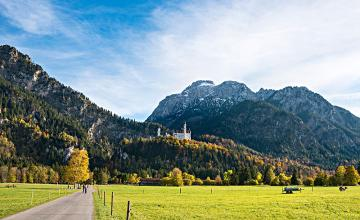
#> input picture OpenCV/Images/m2m.jpg, 360 x 220 px, found by its file name
$ python ROI_img.py
#> lines starting #> are read from the running program, lines starting #| are printed output that depends on the picture; after the words box and inside, x2 and y2 are one past the last pixel; in counts of white or black regions, pixels touching at a corner belong together
#> further down, image is the input picture: shape (220, 360, 3); mean B, G, R 141, 149, 132.6
"""
    ROI ： 感兴趣区域
    需求： 实现彩色图片 ROI区域 的灰度显示
           泛洪填充
"""

import cv2
import numpy as np

def fill_color_demo(image):
    """
        彩色图像 漫水填充 算法
    """
    copyImg = image.copy()  # 先拷贝一份
    h,w = image.shape[:2]  # 获取图像 的 高，宽

    # 构建一个掩码层[全 0矩阵]， 如果想要 全图掩码，则必须比原图 上下左右分别大 1，也就是 h+2, w+2 【该掩码层 是个 二维矩阵 单通道，不用 3通道】
    mask = np.zeros([h+2,w+2],np.uint8)

    # 漫水填充 算法
    # 参数1： 想要填充的图层， 参数2： 掩码层， 参数3： 种子点（以哪个像素值为参照）
    # 参数4： 填充颜色（rgb）， 参数5： 以种子点的像素值 为参照 的 下限值，
    # 参数6： 以种子点的像素值 为参照的 上限值， 参数7： 填充方法
    cv2.floodFill(copyImg,mask,(30,30),(0,255,255),(100,100,100),(50,50,50),cv2.FLOODFILL_FIXED_RANGE)

    cv2.imshow("fill_color_demo",copyImg)


def fill_binary():
    """
        自定义纯白图片 填充【二值化填充】
    """
    # 初始化构建一个 全0矩阵， 一个纯黑色图片
    image = np.zeros([400,400,3],np.uint8)
    # 将ROI区域 变成 白色
    image[100:300,100:300,:] = 255
    cv2.imshow("creat_image",image)
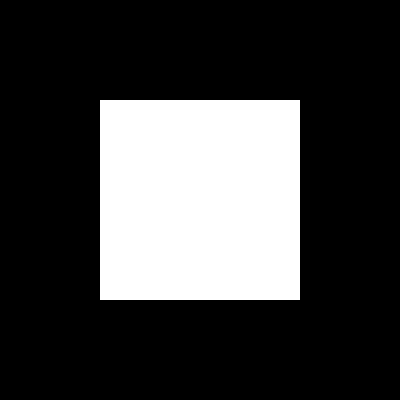
#> window 'creat_image': shape (400, 400, 3); 25% white; 1 white region, box (x1, y1, x2, y2) and area: (100, 100, 300, 300) 40000

    # 构建一个掩码【全 1 单通道矩阵】
    mask = np.ones([402,402],np.uint8)
    # 将 掩码 正中间区域 变成 黑色
    mask[101:301,101:301] = 0

    # 使用 漫水填充算法  只填充 掩码区域内容
    cv2.floodFill(image,mask,(200,200),(0,0,255),cv2.FLOODFILL_MASK_ONLY)
    cv2.imshow("filled_binary",image)
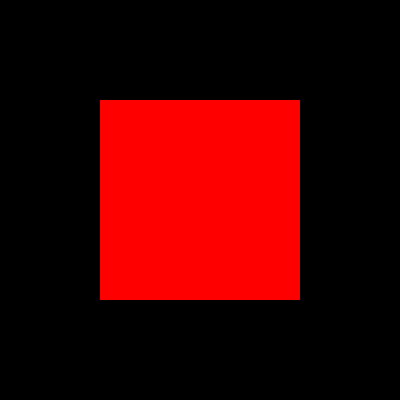
#> window 'filled_binary': shape (400, 400, 3); mean B, G, R 0, 0, 63.8


def base_handle():
    """ 基本操作 """
    cv2.waitKey(0)
    cv2.destroyAllWindows()


image = cv2.imread("../images/m2m.jpg",1)
cv2.imshow("src",image)  # 原图像

"""
# 获取 ROI区域， 高：50:250,  宽：200:350
face = image[50:250,200:350]
gray = cv2.cvtColor(face,cv2.COLOR_BGR2GRAY) # 将 ROI区域转换为 灰度图像

# 将灰度图像 重新放回 彩色图片的区域中， 得通过 通道转换，1 --> 3
backgray = cv2.cvtColor(gray,cv2.COLOR_GRAY2BGR) # 灰度图像 变成 3 通道 ，还是灰色图像
image[50:250,200:350] = backgray # 将已经是灰度图像的 ROI区域，与彩色图片融合

cv2.imshow("face",image)
"""
# fill_color_demo(image)

fill_binary()
base_handle()
